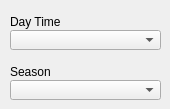
       <widget class="QWidget" name="tabTime">
        <attribute name="icon">
         <iconset resource="yaflightresources.qrc">
          <normaloff>:/icons/icons/clock.png</normaloff>:/icons/icons/clock.png</iconset>
        </attribute>
        <attribute name="title">
         <string>Time</string>
        </attribute>
        <widget class="QComboBox" name="cboSeason">
         <property name="geometry">
          <rect>
           <x>10</x>
           <y>80</y>
           <width>151</width>
           <height>20</height>
          </rect>
         </property>
        </widget>
        <widget class="QLabel" name="lblSeason">
         <property name="geometry">
          <rect>
           <x>10</x>
           <y>64</y>
           <width>151</width>
           <height>16</height>
          </rect>
         </property>
         <property name="sizePolicy">
          <sizepolicy hsizetype="Preferred" vsizetype="Preferred">
           <horstretch>0</horstretch>
           <verstretch>0</verstretch>
          </sizepolicy>
         </property>
         <property name="text">
          <string>Season</string>
         </property>
        </widget>
        <widget class="QLabel" name="lblDayTime">
         <property name="geometry">
          <rect>
           <x>10</x>
           <y>14</y>
           <width>151</width>
           <height>16</height>
          </rect>
         </property>
         <property name="sizePolicy">
          <sizepolicy hsizetype="Preferred" vsizetype="Preferred">
           <horstretch>0</horstretch>
           <verstretch>0</verstretch>
          </sizepolicy>
         </property>
         <property name="text">
          <string>Day Time</string>
         </property>
        </widget>
        <widget class="QComboBox" name="cboDayTime">
         <property name="geometry">
          <rect>
           <x>10</x>
           <y>30</y>
           <width>151</width>
           <height>20</height>
          </rect>
         </property>
        </widget>
       </widget>
